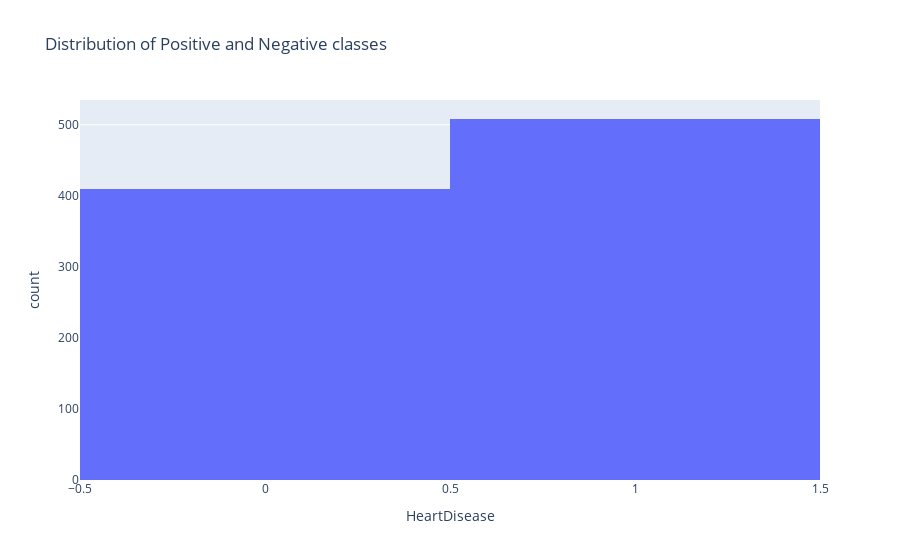

Notebook cell for this chart:
### Markdown cell above
### Exploratory Analysis

### Code cell
fig=px.histogram(df, 
                 x="HeartDisease",
                 hover_data=df.columns,
                 title="Distribution of Positive and Negative classes",
                 barmode="group")

fig.show()

### Figure 1 — Plotly figure (JSON) as saved in the notebook; plotly's stock layout.template omitted (floating-point values rounded to 4 significant figures; data arrays with more than 128 entries replaced by an {"elided": "..."} marker saying what was removed)
{"data": [{"alignmentgroup": "True", "bingroup": "x", "hovertemplate": "HeartDisease=%{x}<br>count=%{y}<extra></extra>", "legendgroup": "", "marker": {"color": "#636efa", "pattern": {"shape": ""}}, "name": "", "offsetgroup": "", "orientation": "v", "showlegend": false, "type": "histogram", "x": {"elided": "918 int values"}, "xaxis": "x", "yaxis": "y"}], "layout": {"barmode": "group", "legend": {"tracegroupgap": 0}, "title": {"text": "Distribution of Positive and Negative classes"}, "xaxis": {"anchor": "y", "domain": [0, 1], "title": {"text": "HeartDisease"}}, "yaxis": {"anchor": "x", "domain": [0, 1], "title": {"text": "count"}}}}
